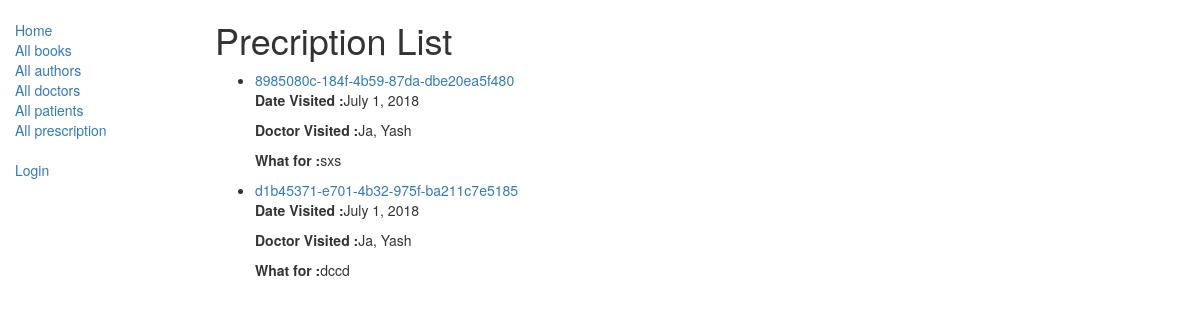
Page /catalog/prescriptions/ on the committed database.
### catalog/models.py (models this page shows, shortened)
class Prescription(models.Model):
    date_visited = models.DateField(default = date.today())
    doctor_visited = models.ForeignKey(Doctor,on_delete=models.SET_NULL,null=True)
    what_for = models.CharField(max_length = 50,blank = True)
    id = models.UUIDField(primary_key=True, default=uuid.uuid4, help_text="ID")
    next_visit = models.DateField(blank = True)
    medicines = models.ManyToManyField(Medicine,blank =True)
    def get_absolute_url(self):
        return reverse('prescription-detail', args=[str(self.id)])

class Doctor(models.Model):
    first_name = models.CharField(max_length = 30)
    user_name = models.OneToOneField(User,on_delete=models.SET_NULL, null=True, blank=True)
    last_name = models.CharField(max_length = 30)
    address = models.CharField(max_length = 100)
    specialization = models.CharField(max_length = 100)
    hospital  = models.CharField(max_length= 10)
    def __str__(self):
        return '{0}, {1}'.format(self.last_name,self.first_name)

### catalog/views.py (the view)
# urls.py: path('prescriptions/',views.PrecriptionListView.as_view(),name = 'prescriptions'),
class PrecriptionListView(generic.ListView):
    model = Prescription
    paginate_by = 10

### catalog/templates/catalog/prescription_list.html
<!DOCTYPE html>
<html lang="en">
{% extends "base_generic.html" %}
{% block content %}
    <h1> Precription List</h1>
    {% if prescription_list %}
    <ul>
      {% for prescription in prescription_list %}
      <li>
        <a href="{{ prescription.get_absolute_url }}">{{ prescription.id }}</a>
        <p><strong>Date Visited :</strong>{{prescription.date_visited}}</p>
        <p><strong>Doctor Visited :</strong>{{prescription.doctor_visited}}</p>
        <p><strong>What for  :</strong>{{prescription.what_for}}</p>
      </li>
      {% endfor %}
    </ul>
    {% else %}
      <p>There are no prescription registered.</p>
    {% endif %}
{% endblock %}

### rows in the picture
Prescription: id "8985080c-184f-4b59-87da-dbe20ea5f480", date_visited "July 1, 2018", doctor_visited "Ja, Yash", what_for "sxs"
Prescription: id "d1b45371-e701-4b32-975f-ba211c7e5185", date_visited "July 1, 2018", doctor_visited "Ja, Yash", what_for "dccd"
